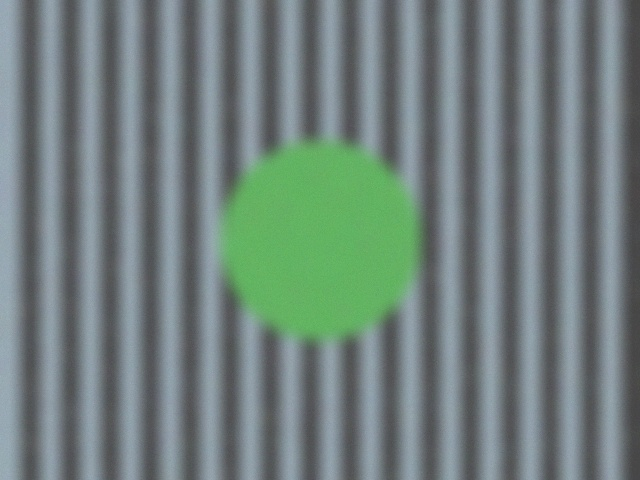
#> input picture data/sample_images/degraded_sample.jpg, 640 x 480 px
$ python -i contrast.py   (imports and definitions only)
#> lines starting #> are read from the running program, lines starting #| are printed output that depends on the picture
#> further down, picture is the input picture: shape (480, 640, 3); mean B, G, R 125.4, 128.5, 112.9
"""
enhancement.contrast
-----------------------
CLAHE (Contrast Limited Adaptive Histogram Equalization) applied on the L
channel of LAB color space -- this improves local contrast and corrects
under/overexposure while avoiding both the color shifts of equalizing RGB
channels independently and the over-amplification of noise that plain
(non-adaptive, non-clipped) histogram equalization causes.
"""

import cv2


def apply(bgr, clip_limit=2.5, tile_grid_size=(8, 8)):
#> called with clip_limit = 2.5, tile_grid_size = (8, 8)
    lab = cv2.cvtColor(bgr, cv2.COLOR_BGR2LAB)
#> lab: shape (480, 640, 3); mean of channels 0, 1, 2 133.7, 122.1, 127.8
    l_channel, a_channel, b_channel = cv2.split(lab)
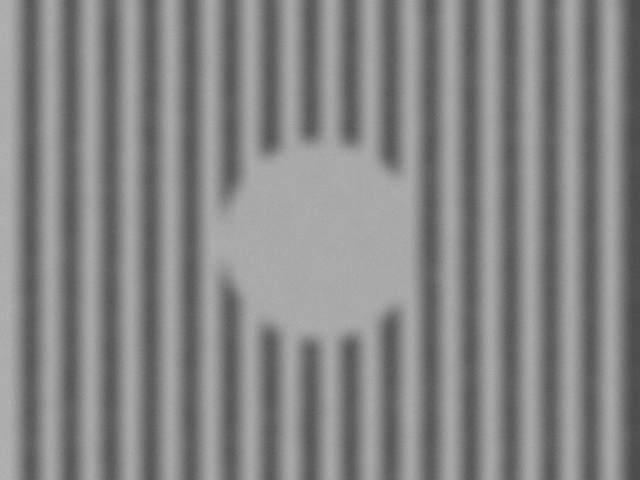
#> l_channel: shape (480, 640); min 73, max 183, mean 133.7
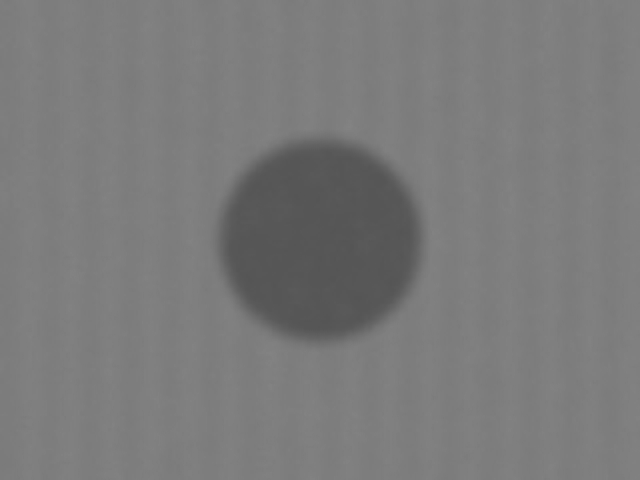
#> a_channel: shape (480, 640); min 85, max 131, mean 122.1
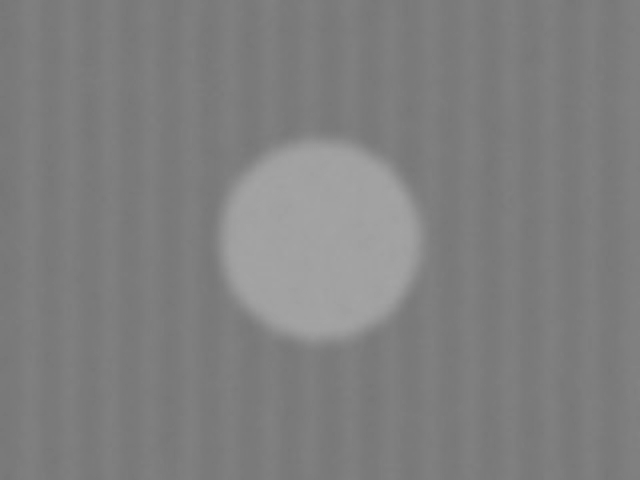
#> b_channel: shape (480, 640); min 118, max 164, mean 127.8

    clahe = cv2.createCLAHE(clipLimit=clip_limit, tileGridSize=tile_grid_size)
    l_enhanced = clahe.apply(l_channel)
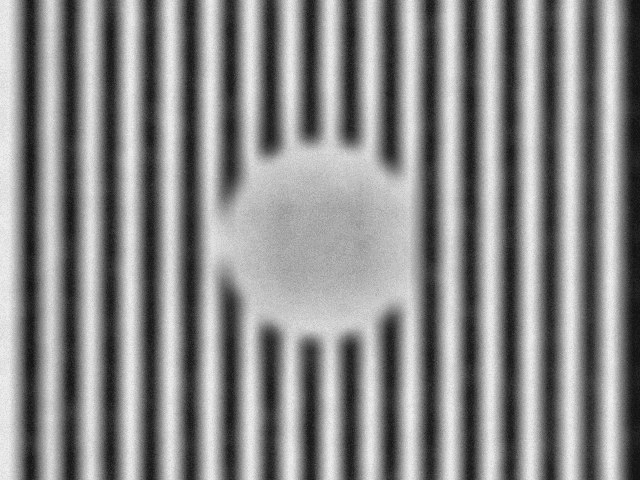
#> l_enhanced: shape (480, 640); min 16, max 240, mean 137.4

    merged = cv2.merge((l_enhanced, a_channel, b_channel))
#> merged: shape (480, 640, 3); mean of channels 0, 1, 2 137.4, 122.1, 127.8
    return cv2.cvtColor(merged, cv2.COLOR_LAB2BGR)
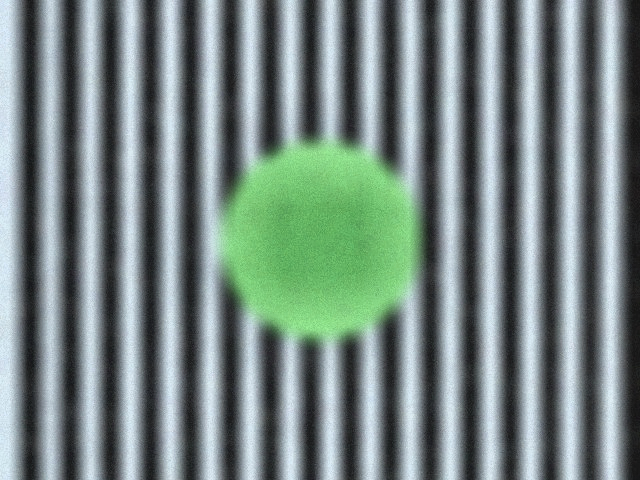
#> returned value: shape (480, 640, 3); mean B, G, R 131.6, 135, 119.1

>>> import cv2
>>> picture = cv2.imread('../data/sample_images/degraded_sample.jpg')
>>> result = apply(picture)
